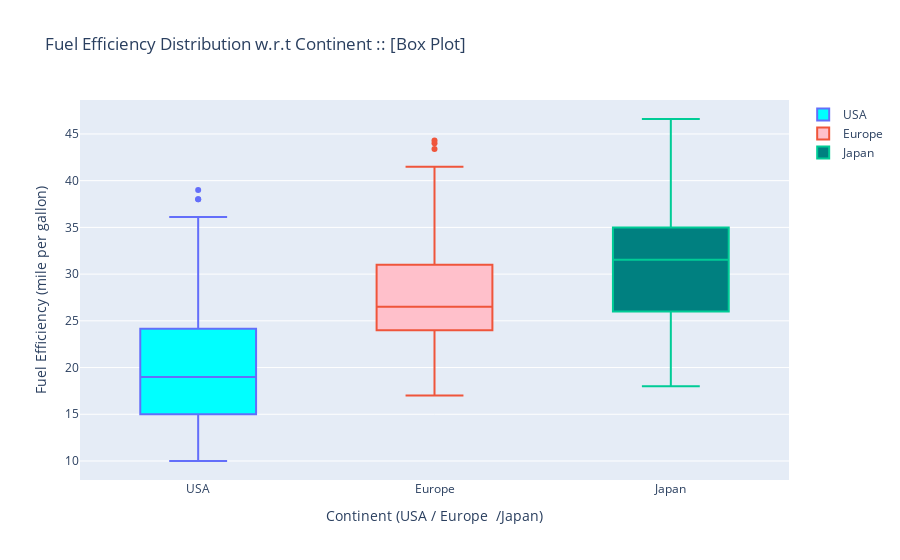

The notebook cell this image was saved under:
### Code cell
# 1 Boxplot 

usa = working_dataset[working_dataset["Continent"]=="USA"]
europe = working_dataset[working_dataset["Continent"]=="Europe"]
japan = working_dataset[working_dataset["Continent"]=="Japan"]

trace = go.Box(y = usa["mpg"],fillcolor="aqua", name= "USA" )
trace1 = go.Box(y = europe["mpg"], fillcolor="pink", name= "Europe" )
trace2 = go.Box(y = japan["mpg"], fillcolor="teal", name= "Japan" )

layout = go.Layout(title="Fuel Efficiency Distribution w.r.t Continent :: [Box Plot]", 
                   yaxis=dict(title="Fuel Efficiency (mile per gallon)"), 
                   xaxis= dict(title="Continent (USA / Europe  /Japan)"))

data=[trace, trace1, trace2]
fig = go.Figure(data = data, layout=layout)
py.iplot(fig)

### Figure 1 — Plotly figure (JSON) as saved in the notebook; plotly's stock layout.template omitted (floating-point values rounded to 4 significant figures; data arrays with more than 128 entries replaced by an {"elided": "..."} marker saying what was removed)
{"data": [{"fillcolor": "aqua", "name": "USA", "type": "box", "y": {"elided": "204 float values"}}, {"fillcolor": "pink", "name": "Europe", "type": "box", "y": [24, 25, 19, 20.3, 44, 26, 30, 26, 36, 26, 29, 34.3, 28, 41.5, 30.5, 31.9, 34.5, 27.2, 26, 37.3, 20, 19, 30, 25, 24, 36, 28, 24, 31.5, 18, 29.8, 29, 27, 26, 26, 23, 43.4, 26, 17, 21.6, 29, 36.4, 27, 26, 44.3, 23, 21, 30, 40.9, 22, 22, 25.4]}, {"fillcolor": "teal", "name": "Japan", "type": "box", "y": [32, 29, 37, 28, 31, 25.4, 29.8, 33.5, 38.1, 20, 32, 33.8, 37.2, 39.4, 26, 19, 30, 28, 44.6, 31.5, 33, 24.2, 35, 37, 32.8, 36, 20, 22, 21.1, 24, 36.1, 38, 31, 18, 37.7, 27, 34.1, 38, 27.2, 32.4, 22, 24, 31.8, 36, 29.5, 40.8, 24, 19, 37, 26, 27, 31, 32.3, 24, 31.6, 32, 32.9, 46.6, 23.7, 33, 31.3, 34.1]}], "layout": {"title": {"text": "Fuel Efficiency Distribution w.r.t Continent :: [Box Plot]"}, "xaxis": {"title": {"text": "Continent (USA / Europe  /Japan)"}}, "yaxis": {"title": {"text": "Fuel Efficiency (mile per gallon)"}}}}
